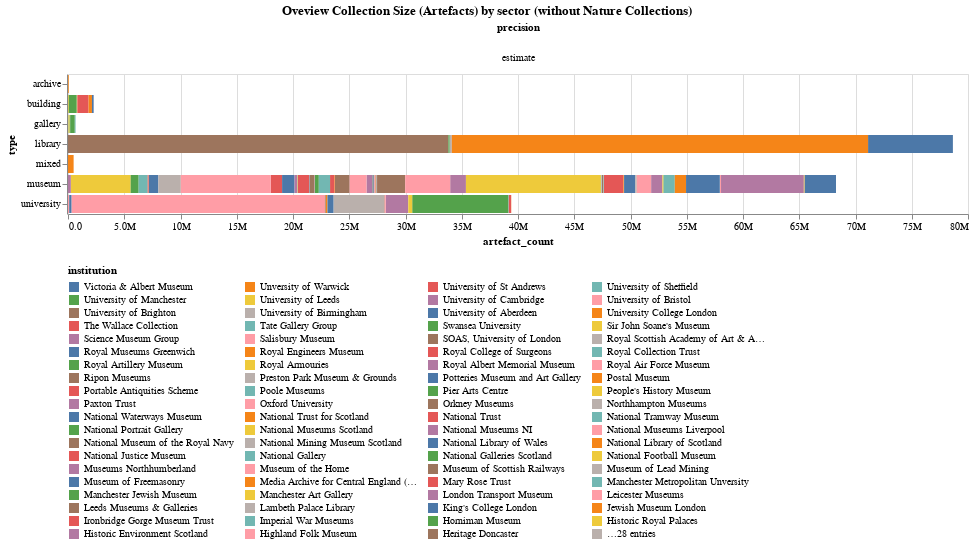

Write notebook code for a chart like this one.
### Markdown cell above
## Artefacts by institution type (without Natural History)

### Code cell
title = alt.TitleParams('Artefacts by institution type (without Nature Collections)', anchor='middle')
alt.Chart(artefacts_non_nature_df,title=title).mark_bar().encode(
    alt.Color('institution:N', sort='descending', legend=alt.Legend(orient='bottom',columns=4,symbolLimit=80)),
    column='precision:O',
    tooltip=['institution', 'artefact_count'],
    x='artefact_count:Q',
    y='type:N',
).properties(width=900).resolve_scale(x='independent').configure(numberFormat='.2s')

### Figure 1 — Vega-Lite specification as saved in the notebook (floating-point values rounded to 4 significant figures)
{"config": {"view": {"continuousWidth": 300, "continuousHeight": 300}, "numberFormat": ".2s"}, "data": {"name": "data-d1f32ef773e5d7ce571275c2cbabb600"}, "mark": {"type": "bar"}, "encoding": {"color": {"field": "institution", "legend": {"columns": 4, "orient": "bottom", "symbolLimit": 80}, "sort": "descending", "type": "nominal"}, "column": {"field": "precision", "type": "ordinal"}, "tooltip": [{"field": "institution", "type": "nominal"}, {"field": "artefact_count", "type": "quantitative"}], "x": {"field": "artefact_count", "type": "quantitative"}, "y": {"field": "type", "type": "nominal"}}, "resolve": {"scale": {"x": "independent"}}, "title": {"text": "Oveview Collection Size (Artefacts) by sector (without Nature Collections)", "anchor": "middle"}, "width": 900, "$schema": "https://vega.github.io/schema/vega-lite/v5.17.0.json", "datasets": {"data-d1f32ef773e5d7ce571275c2cbabb600": [{"institution": "Oxford University", "sector": "university", "type": "university", "topic": "mixed", "precision": "estimate", "artefact_count": 22530000}, {"institution": "University of Cambridge", "sector": "university", "type": "university", "topic": "mixed", "precision": "estimate", "artefact_count": 2000000}, {"institution": "Durham University", "sector": "university", "type": "university", "topic": "mixed", "precision": "estimate", "artefact_count": 106000}, {"institution": "University College London", "sector": "university", "type": "university", "topic": "mixed", "precision": "estimate", "artefact_count": 164000}, {"institution": "University of Manchester", "sector": "university", "type": "university", "topic": "mixed", "precision": "estimate", "artefact_count": 8560000}, {"institution": "King's College London", "sector": "university", "type": "university", "topic": "mixed", "precision": "estimate", "artefact_count": 200000}, {"institution": "University of Birmingham", "sector": "university", "type": "university", "topic": "mixed", "precision": "estimate", "artefact_count": 4500000}, {"institution": "Unversity of Warwick", "sector": "university", "type": "university", "topic": "mixed", "precision": "estimate", "artefact_count": 16000}, {"institution": "Manchester Metropolitan Unversity", "sector": "university", "type": "university", "topic": "mixed", "precision": "estimate", "artefact_count": 0}, {"institution": "Swansea University", "sector": "university", "type": "university", "topic": "mixed", "precision": "estimate", "artefact_count": 1700}, {"institution": "University of Brighton", "sector": "university", "type": "university", "topic": "mixed", "precision": "estimate", "artefact_count": 50000}, {"institution": "SOAS, University of London", "sector": "university", "type": "university", "topic": "mixed", "precision": "estimate", "artefact_count": 60000}, {"institution": "University of Aberdeen", "sector": "university", "type": "university", "topic": "mixed", "precision": "estimate", "artefact_count": 530000}, {"institution": "University of Bristol", "sector": "university", "type": "university", "topic": "mixed", "precision": "estimate", "artefact_count": 100000}, {"institution": "University of Leeds", "sector": "university", "type": "university", "topic": "mixed", "precision": "estimate", "artefact_count": 350000}, {"institution": "University of Sheffield", "sector": "university", "type": "university", "topic": "mixed", "precision": "estimate", "artefact_count": 30000}, {"institution": "University of St Andrews", "sector": "university", "type": "university", "topic": "mixed", "precision": "estimate", "artefact_count": 200000}, {"institution": "Royal College of Surgeons", "sector": "university", "type": "university", "topic": "medicine", "precision": "estimate", "artefact_count": 3500}, {"institution": "British Library", "sector": "library", "type": "library", "topic": "mixed", "precision": "estimate", "artefact_count": 33810000}, {"institution": "Chetham's Library", "sector": "library", "type": "library", "topic": "mixed", "precision": "estimate", "artefact_count": 121041}, {"institution": "Glasgow Woman's Library", "sector": "library", "type": "library", "topic": "mixed", "precision": "estimate", "artefact_count": 0}, {"institution": "Lambeth Palace Library", "sector": "library", "type": "library", "topic": "theology", "precision": "estimate", "artefact_count": 186200}, {"institution": "National Library of Wales", "sector": "library", "type": "library", "topic": "mixed", "precision": "estimate", "artefact_count": 7540000}, {"institution": "National Library of Scotland", "sector": "library", "type": "library", "topic": "mixed", "precision": "estimate", "artefact_count": 37000000}, {"institution": "Amgueddfa Cymru (National Museum Wales)", "sector": "national", "type": "museum", "topic": "mixed", "precision": "estimate", "artefact_count": 5319585}, {"institution": "Historic Royal Palaces", "sector": "national", "type": "building", "topic": "mixed", "precision": "estimate", "artefact_count": 60000}, {"institution": "National Football Museum", "sector": "national", "type": "museum", "topic": "mixed", "precision": "estimate", "artefact_count": 40000}, {"institution": "National Justice Museum", "sector": "national", "type": "museum", "topic": "mixed", "precision": "estimate", "artefact_count": 40000}, {"institution": "National Mining Museum Scotland", "sector": "national", "type": "museum", "topic": "industry", "precision": "estimate", "artefact_count": 100000}, {"institution": "National Museum of the Royal Navy", "sector": "national", "type": "museum", "topic": "maritime", "precision": "estimate", "artefact_count": 2500000}, {"institution": "National Museums NI", "sector": "national", "type": "museum", "topic": "mixed", "precision": "estimate", "artefact_count": 1400000}, {"institution": "National Museums Scotland", "sector": "national", "type": "museum", "topic": "mixed", "precision": "estimate", "artefact_count": 12000000}, {"institution": "National Tramway Museum", "sector": "national", "type": "museum", "topic": "mixed", "precision": "estimate", "artefact_count": 46690}, {"institution": "National Trust", "sector": "national", "type": "building", "topic": "art", "precision": "estimate", "artefact_count": 1000000}, {"institution": "National Trust for Scotland", "sector": "national", "type": "building", "topic": "art", "precision": "estimate", "artefact_count": 300000}, {"institution": "National Waterways Museum", "sector": "national", "type": "building", "topic": "transport", "precision": "estimate", "artefact_count": 150000}, {"institution": "Royal Collection Trust", "sector": "national", "type": "museum", "topic": "art", "precision": "estimate", "artefact_count": 1000000}, {"institution": "Government Art Collection", "sector": "national", "type": "museum", "topic": "art", "precision": "estimate", "artefact_count": 15000}, {"institution": "Historic Environment Scotland", "sector": "national", "type": "museum", "topic": "heritage", "precision": "estimate", "artefact_count": 41000}, {"institution": "People's History Museum", "sector": "national", "type": "museum", "topic": "social", "precision": "estimate", "artefact_count": 5680}, {"institution": "Portable Antiquities Scheme", "sector": "national", "type": "museum", "topic": "archaeology", "precision": "estimate", "artefact_count": 1751232}, {"institution": "Royal Air Force Museum", "sector": "national", "type": "museum", "topic": "military", "precision": "estimate", "artefact_count": 1300000}, {"institution": "Courtauld Gallery", "sector": "independent", "type": "gallery", "topic": "art", "precision": "estimate", "artefact_count": 33501}, {"institution": "Dulwich Picture Gallery", "sector": "independent", "type": "gallery", "topic": "art", "precision": "estimate", "artefact_count": 600}, {"institution": "Manchester Art Gallery", "sector": "independent", "type": "gallery", "topic": "art", "precision": "estimate", "artefact_count": 46000}, {"institution": "National Galleries Scotland", "sector": "independent", "type": "gallery", "topic": "art", "precision": "estimate", "artefact_count": 120000}, {"institution": "Bowes Museum", "sector": "independent", "type": "museum", "topic": "art", "precision": "estimate", "artefact_count": 30000}, {"institution": "Britten Pears", "sector": "independent", "type": "museum", "topic": "art", "precision": "estimate", "artefact_count": 1200}, {"institution": "Chatham Historic Dockyard", "sector": "independent", "type": "building", "topic": "maritime", "precision": "estimate", "artefact_count": 70000}, {"institution": "English Heritage Trust", "sector": "independent", "type": "building", "topic": "history", "precision": "estimate", "artefact_count": 700000}, {"institution": "Gordon Highlanders Museum", "sector": "independent", "type": "museum", "topic": "military", "precision": "estimate", "artefact_count": 40000}, {"institution": "Ironbridge Gorge Museum Trust", "sector": "independent", "type": "museum", "topic": "industry", "precision": "estimate", "artefact_count": 400000}, {"institution": "Jewish Museum London", "sector": "independent", "type": "museum", "topic": "social", "precision": "estimate", "artefact_count": 40000}, {"institution": "London Transport Museum", "sector": "independent", "type": "museum", "topic": "transport", "precision": "estimate", "artefact_count": 500000}, {"institution": "Manchester Jewish Museum", "sector": "independent", "type": "museum", "topic": "social", "precision": "estimate", "artefact_count": 31000}, {"institution": "Mary Rose Trust", "sector": "independent", "type": "museum", "topic": "maritime", "precision": "estimate", "artefact_count": 19000}, {"institution": "Media Archive for Central England (MACE)", "sector": "independent", "type": "archive", "topic": "media", "precision": "estimate", "artefact_count": 65000}, {"institution": "Food Museum", "sector": "independent", "type": "museum", "topic": "social", "precision": "estimate", "artefact_count": 40000}, {"institution": "Museum of Freemasonry", "sector": "independent", "type": "museum", "topic": "social", "precision": "estimate", "artefact_count": 90000}, {"institution": "Museum of Lead Mining", "sector": "independent", "type": "museum", "topic": "industry", "precision": "estimate", "artefact_count": 2572}, {"institution": "Museum of Scottish Railways", "sector": "independent", "type": "museum", "topic": "industry", "precision": "estimate", "artefact_count": 50000}, {"institution": "Paxton Trust", "sector": "independent", "type": "building", "topic": "art", "precision": "estimate", "artefact_count": 3754}, {"institution": "Pier Arts Centre", "sector": "independent", "type": "gallery", "topic": "art", "precision": "estimate", "artefact_count": 180}, {"institution": "Postal Museum", "sector": "independent", "type": "museum", "topic": "social", "precision": "estimate", "artefact_count": 60000}, {"institution": "Royal Artillery Museum", "sector": "independent", "type": "museum", "topic": "military", "precision": "estimate", "artefact_count": 30000}, {"institution": "Royal Engineers Museum", "sector": "independent", "type": "museum", "topic": "military", "precision": "estimate", "artefact_count": 1000000}, {"institution": "Royal Scottish Academy of Art & Architecture", "sector": "independent", "type": "museum", "topic": "art", "precision": "estimate", "artefact_count": 9000}, {"institution": "Aberdeenshire Council Museums", "sector": "regional", "type": "museum", "topic": "mixed", "precision": "estimate", "artefact_count": 250000}, {"institution": "Barnsley Museums", "sector": "regional", "type": "museum", "topic": "mixed", "precision": "estimate", "artefact_count": 711400}, {"institution": "Birmingham Museums Trust", "sector": "regional", "type": "museum", "topic": "art", "precision": "estimate", "artefact_count": 800000}, {"institution": "Black Country Living Museum", "sector": "regional", "type": "museum", "topic": "history", "precision": "estimate", "artefact_count": 80000}, {"institution": "Bradford District Museums & Galleries", "sector": "regional", "type": "museum", "topic": "mixed", "precision": "estimate", "artefact_count": 837837}, {"institution": "Bristol Museums", "sector": "regional", "type": "museum", "topic": "mixed", "precision": "estimate", "artefact_count": 2000000}, {"institution": "Culture Coventry", "sector": "regional", "type": "museum", "topic": "mixed", "precision": "estimate", "artefact_count": 1000000}, {"institution": "Culture Perth and Kinross", "sector": "regional", "type": "mixed", "topic": "mixed", "precision": "estimate", "artefact_count": 500000}, {"institution": "Culture Trust Luton", "sector": "regional", "type": "museum", "topic": "mixed", "precision": "estimate", "artefact_count": 1105051}, {"institution": "Dundee Heritage Trust", "sector": "regional", "type": "museum", "topic": "mixed", "precision": "estimate", "artefact_count": 0}, {"institution": "Elgin Museum", "sector": "regional", "type": "museum", "topic": "mixed", "precision": "estimate", "artefact_count": 36000}, {"institution": "Glasgow Museums", "sector": "regional", "type": "museum", "topic": "mixed", "precision": "estimate", "artefact_count": 1000000}, {"institution": "Heritage Doncaster", "sector": "regional", "type": "museum", "topic": "mixed", "precision": "estimate", "artefact_count": 406750}, {"institution": "Highland Folk Museum", "sector": "regional", "type": "museum", "topic": "social", "precision": "estimate", "artefact_count": 10000}, {"institution": "Leeds Museums & Galleries", "sector": "regional", "type": "museum", "topic": "mixed", "precision": "estimate", "artefact_count": 1300000}, {"institution": "Leicester Museums", "sector": "regional", "type": "museum", "topic": "mixed", "precision": "estimate", "artefact_count": 1500000}, {"institution": "Manchester Art Gallery", "sector": "regional", "type": "gallery", "topic": "art", "precision": "estimate", "artefact_count": 50000}, {"institution": "Edinburgh Museums", "sector": "regional", "type": "museum", "topic": "mixed", "precision": "estimate", "artefact_count": 220000}, {"institution": "Museums Northhumberland", "sector": "regional", "type": "museum", "topic": "mixed", "precision": "estimate", "artefact_count": 25000}, {"institution": "Northhampton Museums", "sector": "regional", "type": "museum", "topic": "mixed", "precision": "estimate", "artefact_count": 44024}, {"institution": "Orkney Museums", "sector": "regional", "type": "museum", "topic": "mixed", "precision": "estimate", "artefact_count": 100000}, {"institution": "Poole Museums", "sector": "regional", "type": "museum", "topic": "mixed", "precision": "estimate", "artefact_count": 50000}, {"institution": "Potteries Museum and Art Gallery", "sector": "regional", "type": "museum", "topic": "arts", "precision": "estimate", "artefact_count": 1000000}, {"institution": "Preston Park Museum & Grounds", "sector": "regional", "type": "museum", "topic": "social", "precision": "estimate", "artefact_count": 100000}, {"institution": "Ripon Museums", "sector": "regional", "type": "museum", "topic": "social", "precision": "estimate", "artefact_count": 9000}, {"institution": "Royal Albert Memorial Museum", "sector": "regional", "type": "museum", "topic": "mixed", "precision": "estimate", "artefact_count": 1000000}, {"institution": "Salisbury Museum", "sector": "regional", "type": "museum", "topic": "mixed", "precision": "estimate", "artefact_count": 100000}, {"institution": "Victoria & Albert Museum", "sector": "dcms", "type": "museum", "topic": "art", "precision": "estimate", "artefact_count": 2800000}, {"institution": "Science Museum Group", "sector": "dcms", "type": "museum", "topic": "science", "precision": "estimate", "artefact_count": 7360793}, {"institution": "Museum of the Home", "sector": "dcms", "type": "museum", "topic": "history", "precision": "estimate", "artefact_count": 40000}, {"institution": "Horniman Museum", "sector": "dcms", "type": "museum", "topic": "history", "precision": "estimate", "artefact_count": 350000}, {"institution": "Imperial War Museums", "sector": "dcms", "type": "museum", "topic": "history", "precision": "estimate", "artefact_count": 1000000}, {"institution": "National Gallery", "sector": "dcms", "type": "gallery", "topic": "art", "precision": "estimate", "artefact_count": 2626}, {"institution": "National Museums Liverpool", "sector": "dcms", "type": "museum", "topic": "history", "precision": "estimate", "artefact_count": 4000000}, {"institution": "National Portrait Gallery", "sector": "dcms", "type": "gallery", "topic": "art", "precision": "estimate", "artefact_count": 350000}, {"institution": "Royal Armouries", "sector": "dcms", "type": "museum", "topic": "history", "precision": "estimate", "artefact_count": 70000}, {"institution": "Royal Museums Greenwich", "sector": "dcms", "type": "museum", "topic": "history", "precision": "estimate", "artefact_count": 3000000}, {"institution": "Sir John Soane's Museum", "sector": "dcms", "type": "museum", "topic": "history", "precision": "estimate", "artefact_count": 52000}, {"institution": "Tate Gallery Group", "sector": "dcms", "type": "gallery", "topic": "art", "precision": "estimate", "artefact_count": 70000}, {"institution": "The Wallace Collection", "sector": "dcms", "type": "museum", "topic": "art", "precision": "estimate", "artefact_count": 5637}, {"institution": "British Museum", "sector": "dcms", "type": "museum", "topic": "history", "precision": "estimate", "artefact_count": 8000000}]}}
